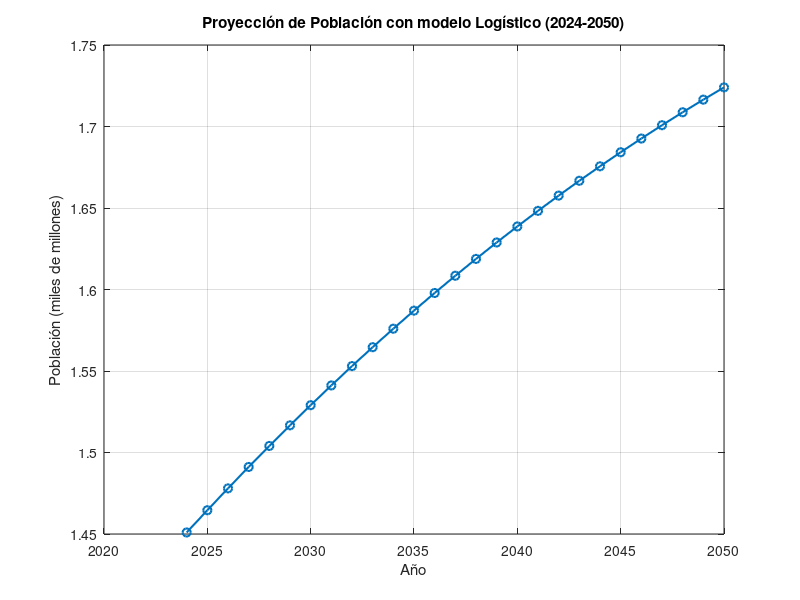

The MATLAB source for this figure:
clc;
clear;
close all;

% Datos inicales
P0 = 1450935791;       % Población en 2024
K = 1.95e9;      % Capacidad de carga
r = 0.0371;    % Tasa de crecimiento

% Años
anios = 2024:2050;
t = anios - 2024;       % Tiempo desde 2024

% Fórmula Logística
P = K ./ (1 + ((K - P0)./P0).*exp(-r.*t));

% Imprimir resultados
fprintf('Año    Población\n');
for i=1:length(anios)
    fprintf('%d    %.0f\n', anios(i), P(i));
end

% Resultado 2050
fprintf(' \nPoblación en 2050: %.0f habitantes\n', P(end));
fprintf(' Equivale a %.3f mil millones\n', P(end)/1e9);

% Gráfica
figure;
plot(anios, P/1e9, '-o', 'LineWidth', 1.5);
grid on;
xlabel('Año');
ylabel('Población (miles de millones)');
title('Proyección de Población con modelo Logístico (2024-2050)');
